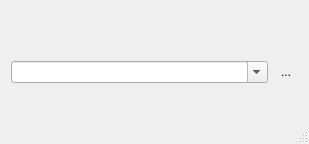
<?xml version="1.0" encoding="UTF-8"?>
<ui version="4.0">
 <class>Dialog</class>
 <widget class="QDialog" name="Dialog">
  <property name="geometry">
   <rect>
    <x>0</x>
    <y>0</y>
    <width>309</width>
    <height>144</height>
   </rect>
  </property>
  <property name="windowTitle">
   <string>微信公众号：学点编程吧--qcombobox2</string>
  </property>
  <property name="sizeGripEnabled">
   <bool>true</bool>
  </property>
  <layout class="QVBoxLayout" name="verticalLayout">
   <item>
    <layout class="QHBoxLayout" name="horizontalLayout">
     <item>
      <widget class="QComboBox" name="comboBox">
       <property name="editable">
        <bool>true</bool>
       </property>
      </widget>
     </item>
     <item>
      <widget class="QToolButton" name="toolButton">
       <property name="toolTip">
        <string>&lt;html&gt;&lt;head/&gt;&lt;body&gt;&lt;p&gt;&lt;span style=&quot; font-weight:600;&quot;&gt;新增联系人&lt;/span&gt;&lt;/p&gt;&lt;/body&gt;&lt;/html&gt;</string>
       </property>
       <property name="text">
        <string>...</string>
       </property>
       <property name="icon">
        <iconset>
         <normaloff>F:/PyQt5/PyQt545/res/adduser.ico</normaloff>F:/PyQt5/PyQt545/res/adduser.ico</iconset>
       </property>
       <property name="iconSize">
        <size>
         <width>32</width>
         <height>32</height>
        </size>
       </property>
       <property name="autoRaise">
        <bool>true</bool>
       </property>
      </widget>
     </item>
    </layout>
   </item>
  </layout>
 </widget>
 <resources/>
 <connections/>
</ui>
